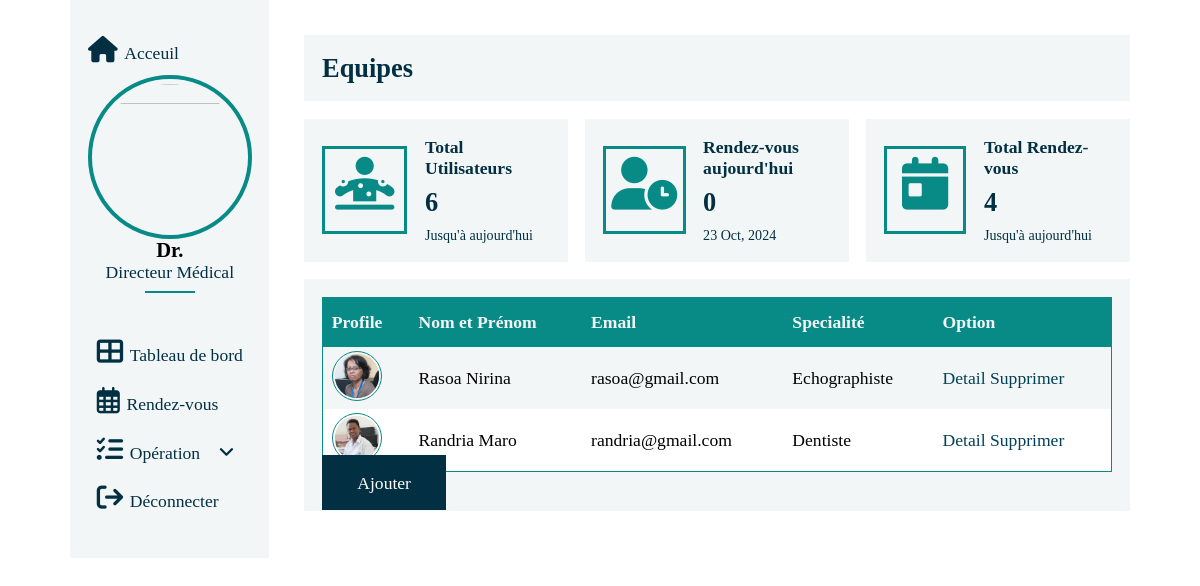
/admin/team.php, run on the app's committed database.
### tables this page shows
CREATE TABLE IF NOT EXISTS `teams` (
  `id` int NOT NULL AUTO_INCREMENT,
  `profile` varchar(255) NOT NULL,
  `name` varchar(255) NOT NULL,
  `lastname` varchar(255) NOT NULL,
  `email` varchar(255) NOT NULL,
  `speciality` varchar(255) NOT NULL,
  PRIMARY KEY (`id`)
);

### database/db.php (called while the page is built)
<?php
function Db() {
    try {
        $db = new PDO('mysql:dbname=medicalcenter;host=localhost', 'root', '');
        $db->exec('SET NAMES UTF8');
    } catch (PDOExcecution $e) {
        echo 'Connexion error : ' . $e->getMessage();
    }
    return $db;
}

### models/model.php (called while the page is built, shortened)
<?php
function getDb()
{
    return Db();
}

### models/modelAdmin.php (called while the page is built, shortened)
<?php
require_once '../database/db.php';
require_once '../models/model.php';
function list_team()
{
    $request = getDb()->query('SELECT * FROM teams WHERE id LIMIT 3');
    $all_team = $request->fetchAll();
    return $all_team;
}

### admin/team.php (the view, shortened to what this page needs)
<?php
    require_once '../layouts/headerAdmin.php';
    $teams = list_team();
?>
    <div class="section user">
        <div class="user-table-list">
            <table class="user-table">
                <tr class="user-table-row-head">
                    <th>Profile</th>
                    <th>Nom et Prénom</th>
                    <th>Email</th>
                    <th>Specialité</th>
                    <th>Option</th>
                </tr>
                <?php foreach($teams as $team) { ?>
                    <tr class="user-table-row-def">
                        <td>
                            <img src="../upload/<?= $team['profile'] ?>" alt="" class="user-table-img">
                        </td>
                        <td><?= $team['name'] ?> <?= $team['lastname'] ?></td>
                        <td><?= $team['email'] ?></td>
                        <td><?= $team['speciality'] ?></td>
                        <td>
                            <a href="" class="btn btn">Detail</a>
                            <button class="btn user-btn-danger">Supprimer</button>
                        </td>
                    </tr>
                <?php } ?>
            </table>
        </div>
        <a href="../admin/add_team.php" class="btn btn-primary">Ajouter</a>
    </div>

### public/css/style.css (style rules this page uses)
.btn { font-size: 1rem; font-family: "montserrat"; color: #024058; border: none; cursor: pointer; outline: none; background: none; }
.btn-primary { padding: 1rem 2rem; background: #023042; color: white; transition: 0.3s; }
@media screen and (min-width: 1024px) { html { font-size: 110% !important; } }
* { margin: 0; padding: 0; box-sizing: border-box; font-family: "montserrat"; }
html { font-size: 100%; }
a { text-decoration: none; }
.user { background: #f2f6f7; padding: 1rem; }
.user-table { width: 100%; text-align: left; border-collapse: collapse; border: 1px solid #088a86; }
.user-table-list { overflow: auto; }
.user-table-img { width: 50px; aspect-ratio: 2/2; border-radius: 50%; border: 0.1rem solid #088a86; padding: 0.1rem; }
.user-table-row-head { background: #088a86; color: #f2f6f7; }
.user-table-row-head th { padding: 0.8rem 0.5rem; }
.user-table-row-def td { padding: 0.2rem 0.5rem; }
.user-table-row-def:nth-child(odd) { background: white; }

### data on the page
teams: profile (picture), name "Rasoa", lastname "Nirina", email "rasoa@gmail.com", speciality "Echographiste"
teams: profile (picture), name "Randria", lastname "Maro", email "randria@gmail.com", speciality "Dentiste"

### other printed values
$dash_title "Equipes"
$nbr_user['totalUser'] "6"
$nbr_appointment_now['totalAppointment'] "0"
date('d '. 'M, '.'Y') "23 Oct, 2024"
$nbr_appointment['totalAppointment'] "4"
